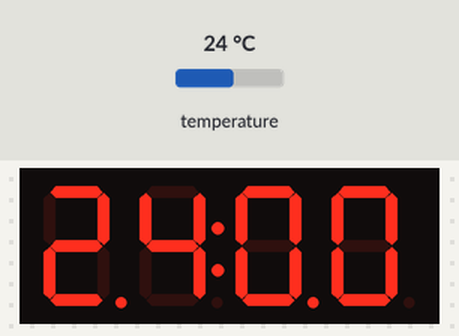
This sketch was run on a simulated Arduino Uno, built with avr-gcc and run on an emulated ATmega328P. Shown: 4-digit seven-segment display. The test bench sets the inputs (shaded band); at power-on: temperature 24 °C. What the sketch prints to the serial monitor is not drawn.

Above: at 1.5 s.
1.6 s: temperature set to 12 °C
At 3.2 s:
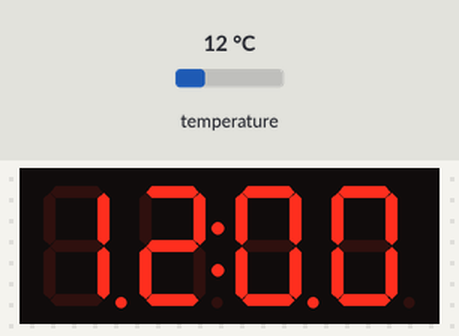
4.1 s: temperature set to 19 °C
At 5.7 s:
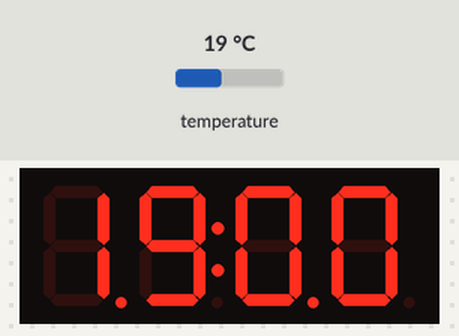
6.3 s: temperature set to 28 °C
At 8.3 s:
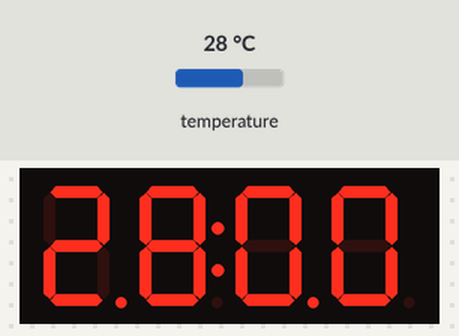
Timing chart, 0 to 9.8 s (numbered marks = the images above; inputs shaded):
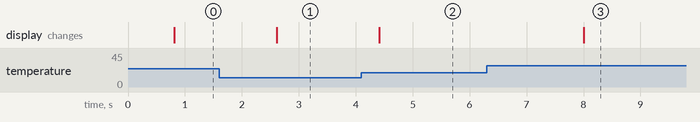

The sketch:

OneWireMedPullUp.ino
```cpp
/********************************************************************/
// First we include the libraries
#include <OneWire.h>
#include <DallasTemperature.h>
/********************************************************************/
// Data wire is plugged into pin 9 on the Arduino
#define ONE_WIRE_BUS 9

/********************************************************************/
// Setup a oneWire instance to communicate with any OneWire devices
// (not just Maxim/Dallas temperature ICs)
OneWire oneWire(ONE_WIRE_BUS);

/********************************************************************/
// Pass our oneWire reference to Dallas Temperature.
DallasTemperature sensors(&oneWire);
/********************************************************************/

//Displaydelen under här
//---------------------

#include <TM1637Display.h>

const int CLK = 3; //Set the CLK pin connection to the display
const int DIO = 2; //Set the DIO pin connection to the display

int numCounter = 0;

TM1637Display display(CLK, DIO); //set up the 4-Digit Display.
//---------------------

void setup(void)
{
    //Display
  display.setBrightness(0x0a); //set the diplay to maximum brightness
  //------

 // start serial port
 Serial.begin(9600);

 Serial.println("Dallas Temperature IC Control Library Demo");
 // Start up the library
 sensors.begin();
}
void loop(void)
{
 // call sensors.requestTemperatures() to issue a global temperature
 // request to all devices on the bus

/********************************************************************/
 Serial.print(" Requesting temperatures...");
 sensors.requestTemperatures(); // Send the command to get temperature readings
 Serial.println("DONE");

/********************************************************************/
 Serial.print("Temperature is: ");
 Serial.print(sensors.getTempCByIndex(0)); // Why "byIndex"?
   // You can have more than one DS18B20 on the same bus.
   // 0 refers to the first IC on the wire

 //Display print temperaturen
 printTemp(sensors.getTempCByIndex(0));

 delay(1000);
}

void printTemp(float temperatureC)
{
    // B11100011 Sätt på båda punkterna
    byte rawData;
    rawData = B11100011;
 //temperatureC * 100, man tar alltså gånger 100 för att få det i tusental istället för att ha decimaler så har vi nu en int som är med "decimaler" 26,25 * 100 = 2625 => 26:25
  display.showNumberDecEx(temperatureC * 100, B11100011); //Display the numCounter value;
}
```

Measured:
- after the input at 1.6 s, the display: changes after 1.0 s (image 1)
- after the input at 4.1 s, the display: changes after 0.31 s (image 2)
- after the input at 6.3 s, the display: changes after 1.7 s (image 3)
